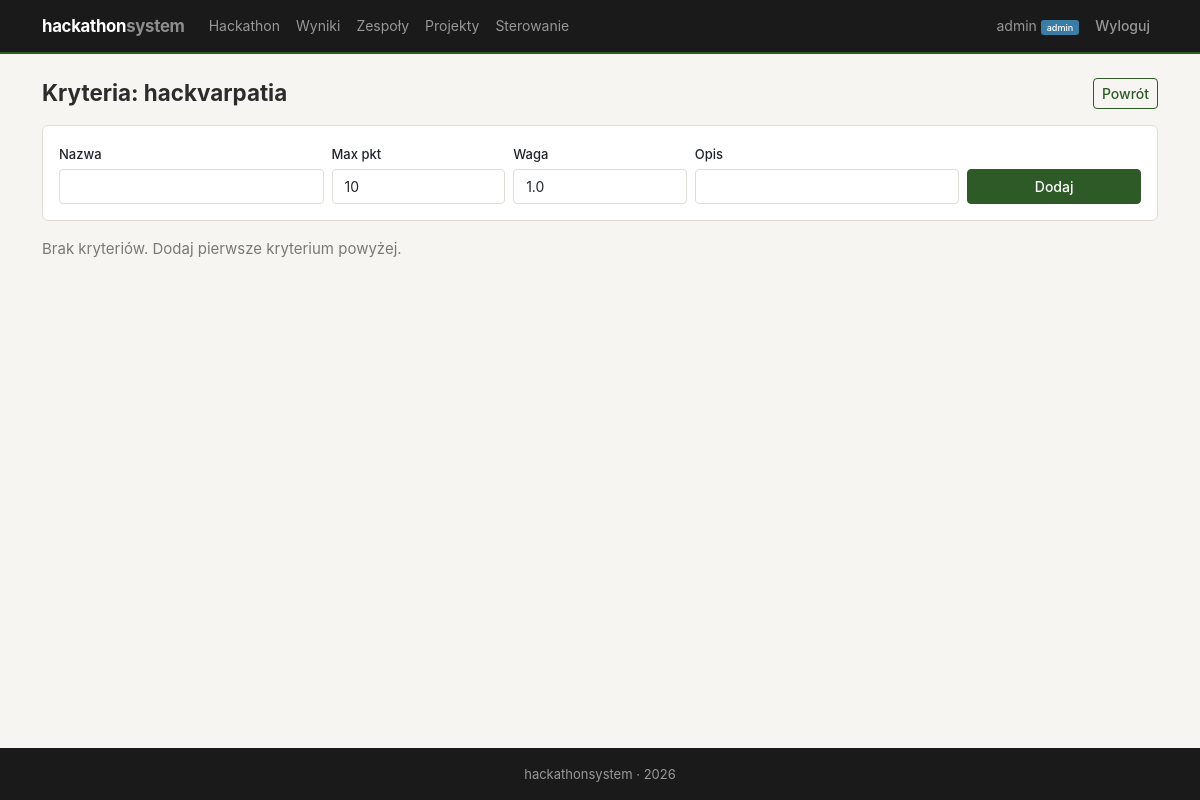
The page /hackathon/criteria/ (signed in) on the database as committed earlier.
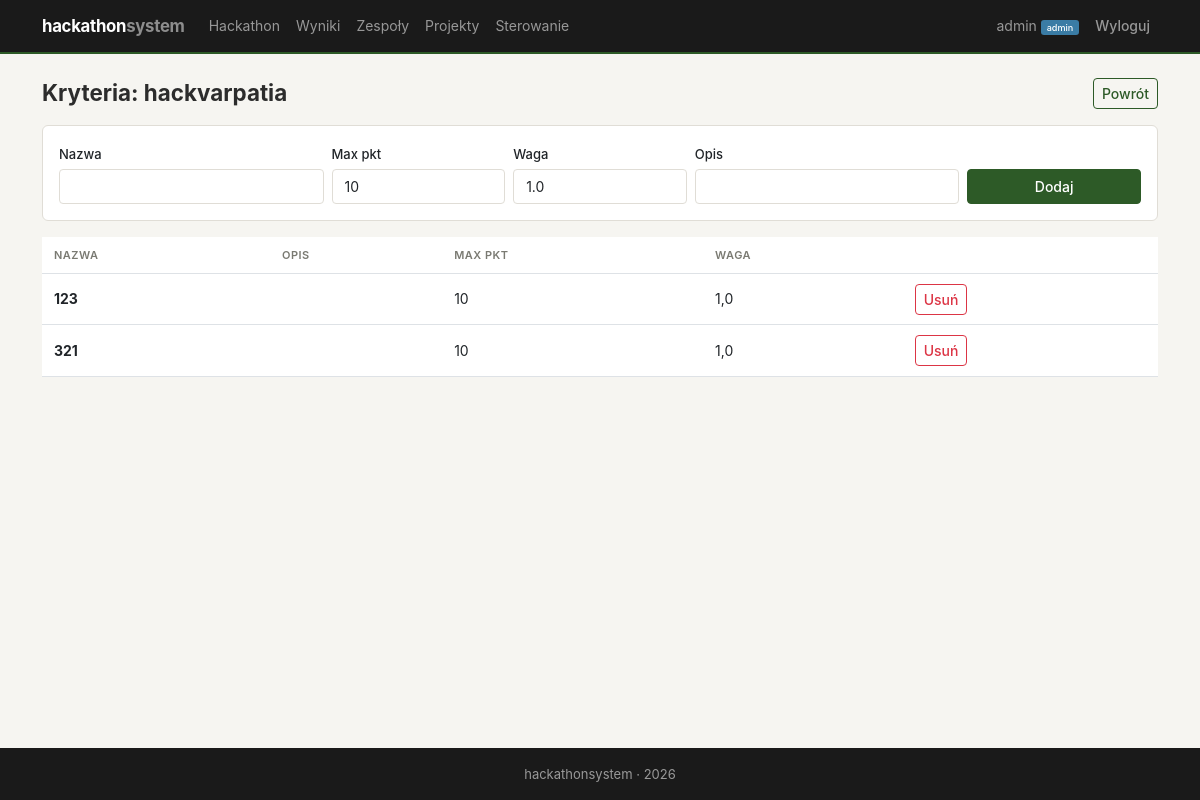
The same page on the database as committed later.
### judging/models.py (models this page shows, shortened)
class Criterion(models.Model):
    hackathon = models.ForeignKey(Hackathon, on_delete=models.CASCADE, related_name='criteria')
    name = models.CharField(max_length=200, verbose_name='Nazwa kryterium')
    description = models.TextField(blank=True, verbose_name='Opis')
    max_points = models.PositiveIntegerField(default=10, verbose_name='Max punktów')
    weight = models.FloatField(default=1.0, verbose_name='Waga')
    class Meta:
        verbose_name_plural = 'Criteria'

### hackathon/views.py (the view)
    @login_required
    def wrapper(request, *args, **kwargs):
        if not hasattr(request.user, 'profile') or not request.user.profile.is_admin:
            messages.error(request, 'Brak uprawnień administratora.')
            return redirect('accounts:dashboard')
        return view_func(request, *args, **kwargs)

### accounts/models.py (called while the page is built)
    @property
    def is_admin(self):
        return self.role == 'admin'

### hackathon/models.py (called while the page is built)
    @classmethod
    def current(cls):
        h = cls.objects.first()
        if not h:
            raise Http404("Brak hackathonu. Utwórz hackathon w panelu admina.")
        return h

### hackathon/views.py (called while the page is built, shortened)
def admin_required(view_func):
    @login_required
    def wrapper(request, *args, **kwargs):
        if not hasattr(request.user, 'profile') or not request.user.profile.is_admin:
            messages.error(request, 'Brak uprawnień administratora.')
            return redirect('accounts:dashboard')
        return view_func(request, *args, **kwargs)
    return wrapper

@admin_required
def manage_criteria(request):
    hackathon = Hackathon.current()
    criteria = hackathon.criteria.all()
    return render(request, 'hackathon/manage_criteria.html', {
        'hackathon': hackathon,
        'criteria': criteria,
    })

### hackathon/templates/hackathon/manage_criteria.html (shortened to what this page needs)
{% extends 'base.html' %}
{% block content %}
<div class="section-header">
    <h2>Kryteria: {{ hackathon.name }}</h2>
    <a href="{% url 'hackathon:detail' %}" class="btn btn-outline-primary btn-sm">Powrót</a>
</div>
<div class="card p-3 mb-3">
    <form method="post" class="row g-2 align-items-end">
        <div class="col-md-3">
            <label class="form-label">Nazwa</label>
            <input type="text" name="name" class="form-control" required>
        </div>
        <div class="col-md-2">
            <label class="form-label">Max pkt</label>
            <input type="number" name="max_points" class="form-control" value="10" min="1">
        </div>
        <div class="col-md-2">
            <label class="form-label">Waga</label>
            <input type="number" name="weight" class="form-control" value="1.0" step="0.1" min="0.1">
        </div>
        <div class="col-md-3">
            <label class="form-label">Opis</label>
            <input type="text" name="description" class="form-control">
        </div>
        <div class="col-md-2">
            <button type="submit" class="btn btn-primary w-100">Dodaj</button>
        </div>
    </form>
</div>
{% if criteria %}
    <table class="table">
        <thead>
            <tr><th>Nazwa</th><th>Opis</th><th>Max pkt</th><th>Waga</th><th></th></tr>
        </thead>
        <tbody>
            {% for c in criteria %}
                <tr>
                    <td><strong>{{ c.name }}</strong></td>
                    <td class="text-muted">{{ c.description }}</td>
                    <td>{{ c.max_points }}</td>
                    <td>{{ c.weight }}</td>
                    <td>
                        <a href="{% url 'hackathon:delete_criterion' c.pk %}"
                           class="btn btn-sm btn-outline-danger"
                           onclick="return confirm('Na pewno usunąć?')">Usuń</a>
                    </td>
                </tr>
            {% endfor %}
        </tbody>
    </table>
{% else %}
    <p class="text-muted">Brak kryteriów. Dodaj pierwsze kryterium powyżej.</p>
{% endif %}
{% endblock %}

Rows that differ between the two databases and show on the page:
added Criterion: name "123", max_points "10", weight "1,0"
added Criterion: name "321", max_points "10", weight "1,0"
Other text that changed with them:
text no longer shown: "Brak kryteriów. Dodaj pierwsze kryterium powyżej."
text now shown: "NAZWA OPIS MAX PKT WAGA"
